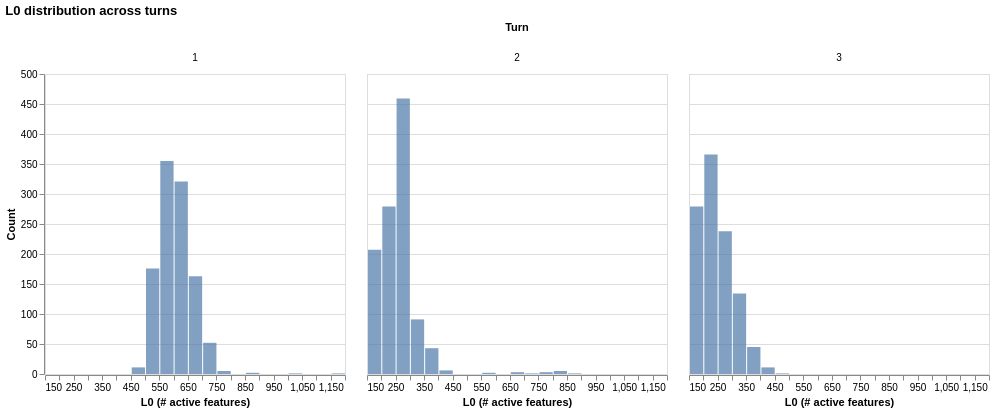

The code cell stored with this chart in its notebook:
### Code cell
plot_l0(instances_stats['all'])

### Figure 1 — Vega-Lite specification as saved in the notebook (floating-point values rounded to 4 significant figures; data arrays with more than 128 entries replaced by an {"elided": "..."} marker saying what was removed)
{"config": {"view": {"continuousWidth": 300, "continuousHeight": 300}}, "data": {"name": "data-96f12fd3e8b343341225dc6e53e4d802"}, "facet": {"column": {"field": "turn", "title": "Turn", "type": "nominal"}}, "spec": {"mark": {"type": "bar", "opacity": 0.7}, "encoding": {"tooltip": [{"aggregate": "count", "title": "Count", "type": "quantitative"}], "x": {"bin": {"maxbins": 40}, "field": "l0", "title": "L0 (# active features)", "type": "quantitative"}, "y": {"aggregate": "count", "title": "Count", "type": "quantitative"}}}, "resolve": {"scale": {"y": "shared"}}, "title": "L0 distribution across turns", "$schema": "https://vega.github.io/schema/vega-lite/v6.1.0.json", "datasets": {"data-96f12fd3e8b343341225dc6e53e4d802": {"elided": "3261 records"}}}
